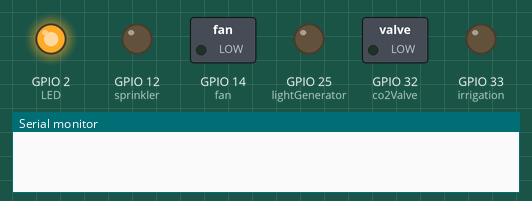
Recording of a sketch running on a simulated ESP32. Parts: switched loads named in the sketch (green lamp = pin HIGH), output pins drawn as LEDs (lit = HIGH), the last lines printed to the serial monitor. The local clock reads 2024-03-15 10:24:30 at power-on unless the sketch sets it; random numbers use the default seed unless the sketch sets one.

Above: at 0.1 s.
At 6.1 s:
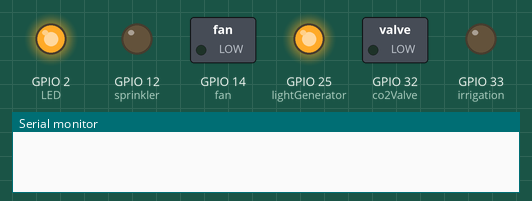
At 15.11 s:
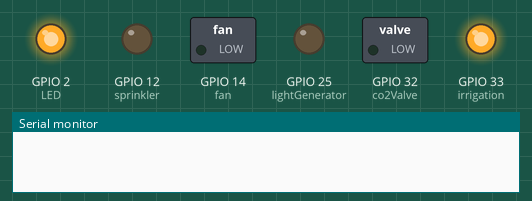
At 25.32 s:
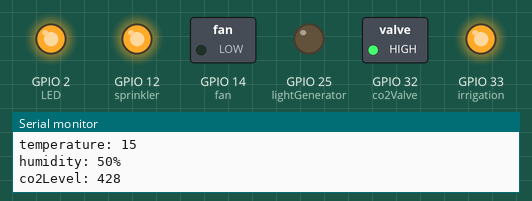
At 27.12 s:
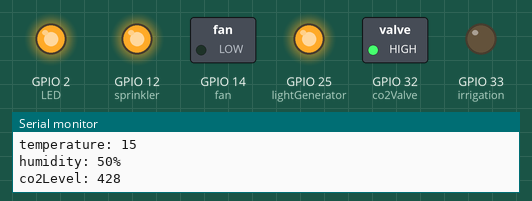
At 39.3 s:
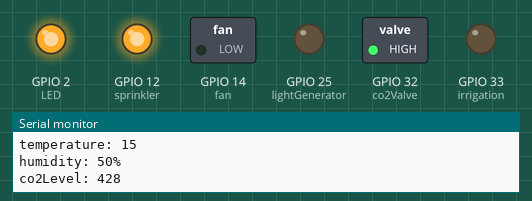
Timing chart, 0 to 40.0 s (numbered marks = the images above):
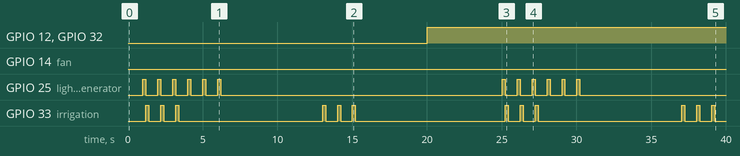

The sketch:

smart_greenhouse.ino
```cpp
//Simple Smart Greenhouse


//define pins
//outputs
const int LED            = 2;   //LED on board
const int fan            = 14;  //LED green
const int sprinkler      = 12;  //LED red
const int co2Valve       = 32;  //LED green
const int irrigation     = 33;  //LED big red
const int lightGenerator = 25;  //LED big yellow

//input sensors default
int temperature    = 0;      //celsius
int humidity       = 100;    //percent
int co2Level       = 1900;   //ppm

//keeping track of the lightGenerator time
unsigned long previousTimeLight = millis();
long timeIntervalLight = 1000;
int timer = 0;

//keeping track of the other tasks time
unsigned long previousTimeOT = millis();
long timeIntervalOT = 20000;

//keeping track of the input changing time (just for getting better output view!)
unsigned long previousTimeIrrigation = millis();
long timeIntervalIrrigation = 1000;
int timer2 = 0;

//input generator (random number)
int inputGenerator(int startRange, int endRange)
{
  srand((unsigned) time(NULL));

  int offset = startRange;
  int range = endRange - (startRange-1);

  int random = offset + (rand() % range);

  return random;
}

void setup() {

  Serial.begin(9600);

  pinMode(LED, OUTPUT);
  pinMode(fan, OUTPUT);
	pinMode(sprinkler, OUTPUT);
	pinMode(co2Valve, OUTPUT);
  pinMode(irrigation, OUTPUT);
	pinMode(lightGenerator, OUTPUT);

}

void loop() {

  //start
  digitalWrite(LED, HIGH);

  unsigned long currentTime = millis();

  //multitasking - Task 1
  //checking lightIntensity
  if(currentTime - previousTimeLight > timeIntervalLight)
  {
    previousTimeLight = currentTime;
    timer = timer + 1;
    if (timer <= 6)
    {
      digitalWrite(lightGenerator, HIGH);
      delay(200);
      digitalWrite(lightGenerator, LOW);
    }
    if (timer > 6)
    {
      digitalWrite(lightGenerator, LOW);
    }
    if (timer == 24)
    {
      timer = 0;
    }
  }

  //multitasking - Task 2
  if(currentTime - previousTimeOT > timeIntervalOT)
  {
    previousTimeOT = currentTime;

    //input sensors
    Serial.println("*******************");
    temperature    = inputGenerator(-10, 50);    //celsius
    Serial.print("temperature: ");
    Serial.println(temperature);

    humidity       = inputGenerator(0, 100);     //percent
    Serial.print("humidity: ");
    Serial.print(humidity); Serial.println("%");

    co2Level       = inputGenerator(400, 2000);  //ppm
    Serial.print("co2Level: ");
    Serial.println(co2Level);

    //temperature = digitalRead(temperature_sensor);
    //checking temperature
    if (temperature > 24)
    {
      digitalWrite(fan, HIGH);
    }
    else if (temperature < 18)
    {
      digitalWrite(fan, LOW);
    }

    //humidity = digitalRead(humidity_sensor);
    //checking humidity
    if (humidity < 70)
    {
      digitalWrite(sprinkler, HIGH);
    }
    else if (humidity > 90)
    {
      digitalWrite(sprinkler, LOW);
    }

    //co2Valve = digitalRead(co2Level_sensor);
    //checking co2Level
    if (co2Level < 1000)
    {
      digitalWrite(co2Valve, HIGH);
    }
    else if (co2Level > 1300)
    {
      digitalWrite(co2Valve, LOW);
    }
  }

  //multitasking - Task 3
  //checking Irrigation
  if(currentTime - previousTimeIrrigation > timeIntervalIrrigation)
  {
    previousTimeIrrigation = currentTime;
    timer2 = timer2 + 1;
    if (timer2 <= 3)
    {
      digitalWrite(irrigation, HIGH);
      delay(200);
      digitalWrite(irrigation, LOW);
    }
    if (timer2 > 3)
    {
      digitalWrite(irrigation, LOW);
    }
    if (timer2 == 12)
    {
      timer2 = 0;
    }
  }
}
```

Measured:
- by itself, GPIO 12 (sprinkler), GPIO 32 (co2Valve): LOW → HIGH at 20.0 s
- by itself, GPIO 33 (irrigation): repeats every 11.8 s: 2 × (LOW 0.80 s, HIGH 0.20 s), LOW 9.6 s, HIGH 0.20 s
- by itself, GPIO 25 (lightGenerator): goes 5 × (HIGH 0.20 s, LOW 0.80 s), HIGH 0.20 s, LOW 18.8 s, 5 × (HIGH 0.20 s, LOW 0.80 s), HIGH 0.20 s, then LOW
